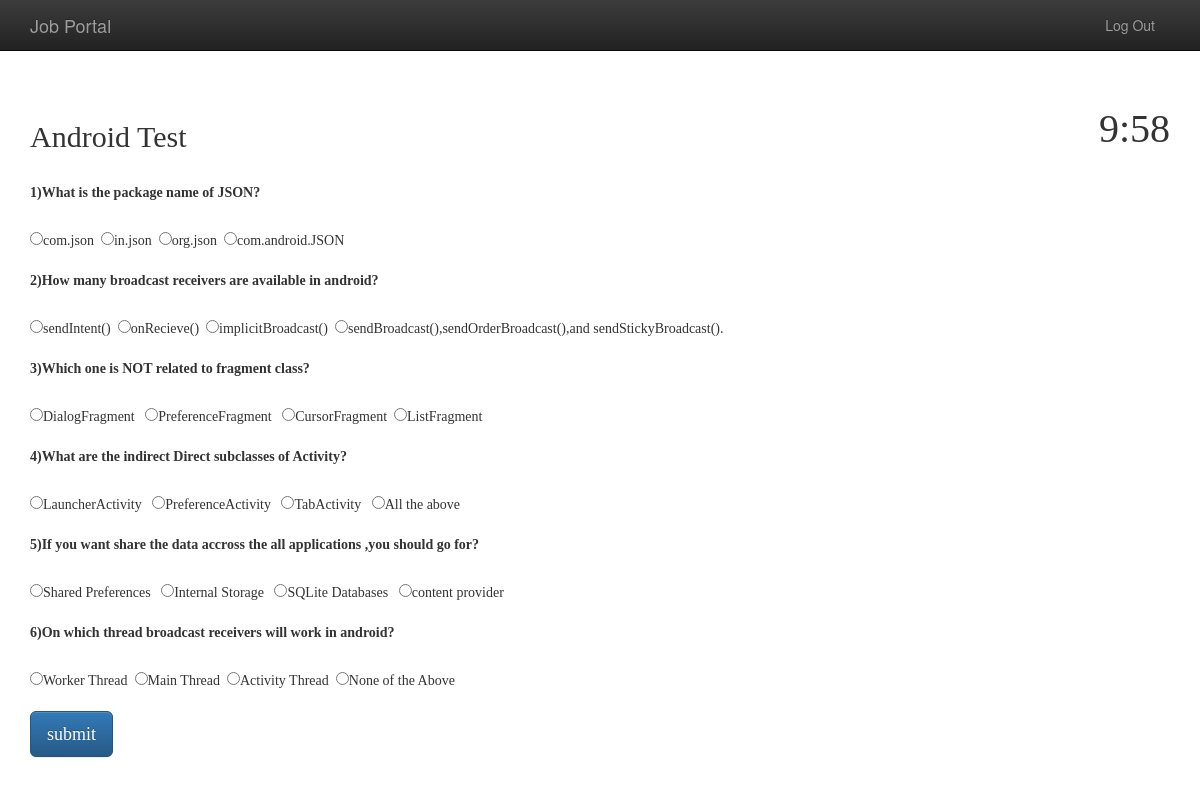
Screenshot of /test5.php (signed in) with the database file from the repository.
### tables this page shows
CREATE TABLE IF NOT EXISTS `gen` (
  `id` int(100) NOT NULL AUTO_INCREMENT,
  `tests` varchar(100) NOT NULL,
  `que` varchar(300) NOT NULL,
  `option1` varchar(200) NOT NULL,
  `option2` varchar(200) NOT NULL,
  `option3` varchar(200) NOT NULL,
  `option4` varchar(200) NOT NULL,
  `answers` varchar(100) NOT NULL,
  PRIMARY KEY (`id`)
);

### test5.php (the view, shortened to what this page needs)
<html>
<head>
<link rel="stylesheet" text="text/css" href="css/bootstrap.min.css">
<link rel="stylesheet" text="text/css" href="css/bootstrap-theme.min.css">
<link rel="stylesheet" text="text/css" href="css/style.css">
</head>
<body>
<nav class="navbar navbar-inverse navbar-fixed-top" id="my-navbar">
<div class="container">
<div class="nav-header logo">
<a href="index.php" class="navbar-brand pull-left">Job Portal</a>
</div>
<div class="collapse navbar-collapse menu">
<ul class="nav navbar-nav pull-right" >
<li><a href="alogout.php">Log Out</a></li>
</ul>
</div>
</div>
</nav>
<div class="container text-left"  style="margin-top:100px;font-style:bold;font-family:Times New Roman">
<div id="countdown" class="pull-right" style="font-style:bold;font-size:40px;">00:00</div>
<h2>Android Test</h2><br/>
<form   action=" " method="post">
<div class="form-group">
<?php
	if(isset($_SESSION['id']))
	{
			$sql="select * from gen where tests='Android' ORDER BY RAND() LIMIT 10";
			$res=mysql_query($sql) or die(mysql_error());
			$i=1;
			while($row=mysql_fetch_array($res))
			{
				echo "<label>";
				echo $i;
				echo ")".$row['que']."</label><br/><br/>";?>
				<?php
				echo "<input type='radio' name='ans1".$i."'  class='gr1' value=1 onclick='chkcontrol(0)';>" .$row['option1']."&nbsp&nbsp";
				echo "<input type='radio' name='ans1".$i."'  class='gr1' value=2 onclick='chkcontrol(1)';>" .$row['option2']."&nbsp&nbsp";
				echo "<input type='radio' name='ans1".$i."'  class='gr1' value=3 onclick='chkcontrol(2)';>" .$row['option3']."&nbsp&nbsp";
				echo "<input type='radio' name='ans1".$i."'  class='gr1' value=4 onclick='chkcontrol(3)';>" .$row['option4']."&nbsp&nbsp<br/><br/>";
				$i++;
			}
	}
?>
<input type="submit" value="submit" name="finish" class="btn btn-lg btn-primary" data-toggle="modal" data-target="#myModal">
</form>
</div>
</body>
</html>

### rows the page displays
gen: que "What is the package name of JSON?", option1 "com.json", option2 "in.json", option3 "org.json", option4 "com.android.JSON"
gen: que "How many broadcast receivers are available in android?", option1 "sendIntent()", option2 "onRecieve()", option3 "implicitBroadcast()", option4 "sendBroadcast(),sendOrderBroadcast(),and sendStickyBroadcast()."
gen: que "Which one is NOT related to fragment class?", option1 "DialogFragment", option2 "PreferenceFragment", option3 "CursorFragment", option4 "ListFragment"
gen: que "What are the indirect Direct subclasses of Activity?", option1 "LauncherActivity", option2 "PreferenceActivity", option3 "TabActivity", option4 "All the above"
gen: que "If you want share the data accross the all applications ,you should go for?", option1 "Shared Preferences", option2 "Internal Storage", option3 "SQLite Databases", option4 "content provider"
gen: que "On which thread broadcast receivers will work in android?", option1 "Worker Thread", option2 "Main Thread", option3 "Activity Thread", option4 "None of the Above"
